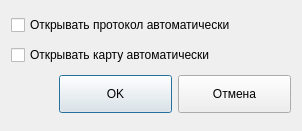
<?xml version="1.0" encoding="UTF-8"?>
<ui version="4.0">
 <class>TWinTuner</class>
 <widget class="QDialog" name="TWinTuner">
  <property name="geometry">
   <rect>
    <x>0</x>
    <y>0</y>
    <width>302</width>
    <height>131</height>
   </rect>
  </property>
  <property name="windowTitle">
   <string>Параметры приложения</string>
  </property>
  <property name="windowIcon">
   <iconset resource="IconsForMenu.qrc">
    <normaloff>:/1/Picture/Tools.png</normaloff>:/1/Picture/Tools.png</iconset>
  </property>
  <layout class="QGridLayout" name="gridLayout">
   <item row="0" column="0">
    <widget class="QCheckBox" name="CheckProto">
     <property name="font">
      <font>
       <family>Tahoma</family>
       <pointsize>9</pointsize>
      </font>
     </property>
     <property name="text">
      <string>Открывать протокол автоматически</string>
     </property>
     <property name="checked">
      <bool>false</bool>
     </property>
    </widget>
   </item>
   <item row="1" column="0">
    <widget class="QCheckBox" name="CheckMap">
     <property name="font">
      <font>
       <family>Tahoma</family>
       <pointsize>9</pointsize>
      </font>
     </property>
     <property name="text">
      <string>Открывать карту автоматически</string>
     </property>
     <property name="checked">
      <bool>false</bool>
     </property>
    </widget>
   </item>
   <item row="2" column="0">
    <layout class="QHBoxLayout" name="horizontalLayout_2">
     <item>
      <spacer name="horizontalSpacer_2">
       <property name="orientation">
        <enum>Qt::Horizontal</enum>
       </property>
       <property name="sizeHint" stdset="0">
        <size>
         <width>40</width>
         <height>20</height>
        </size>
       </property>
      </spacer>
     </item>
     <item>
      <widget class="QPushButton" name="OKButton">
       <property name="minimumSize">
        <size>
         <width>113</width>
         <height>38</height>
        </size>
       </property>
       <property name="font">
        <font>
         <family>Segoe UI</family>
         <pointsize>9</pointsize>
        </font>
       </property>
       <property name="text">
        <string>OK</string>
       </property>
       <property name="icon">
        <iconset resource="IconsForMenu.qrc">
         <normaloff>:/1/Picture/OKGreen.png</normaloff>:/1/Picture/OKGreen.png</iconset>
       </property>
      </widget>
     </item>
     <item>
      <widget class="QPushButton" name="CancelButton">
       <property name="minimumSize">
        <size>
         <width>113</width>
         <height>38</height>
        </size>
       </property>
       <property name="font">
        <font>
         <family>Segoe UI</family>
         <pointsize>9</pointsize>
        </font>
       </property>
       <property name="text">
        <string>Отмена</string>
       </property>
       <property name="icon">
        <iconset resource="IconsForMenu.qrc">
         <normaloff>:/1/Picture/OKRed.png</normaloff>:/1/Picture/OKRed.png</iconset>
       </property>
      </widget>
     </item>
    </layout>
   </item>
  </layout>
 </widget>
 <resources>
  <include location="IconsForMenu.qrc"/>
 </resources>
 <connections/>
</ui>
